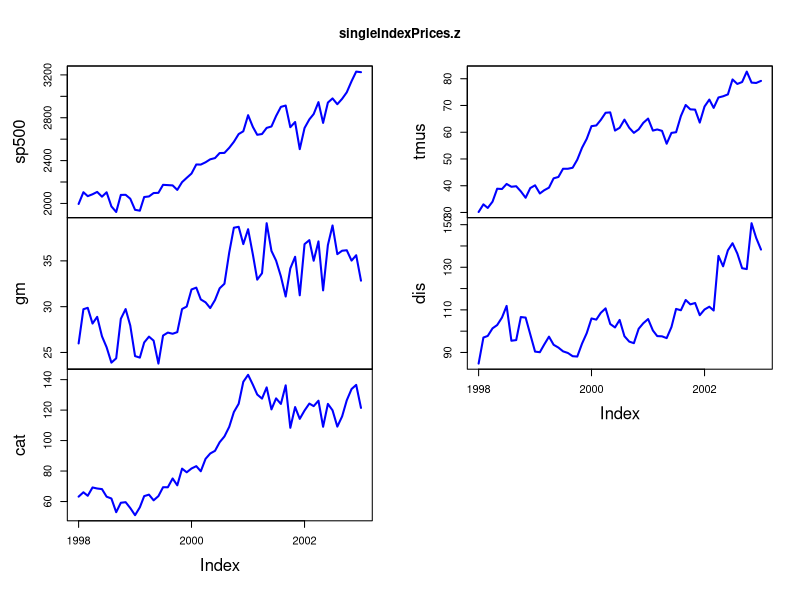
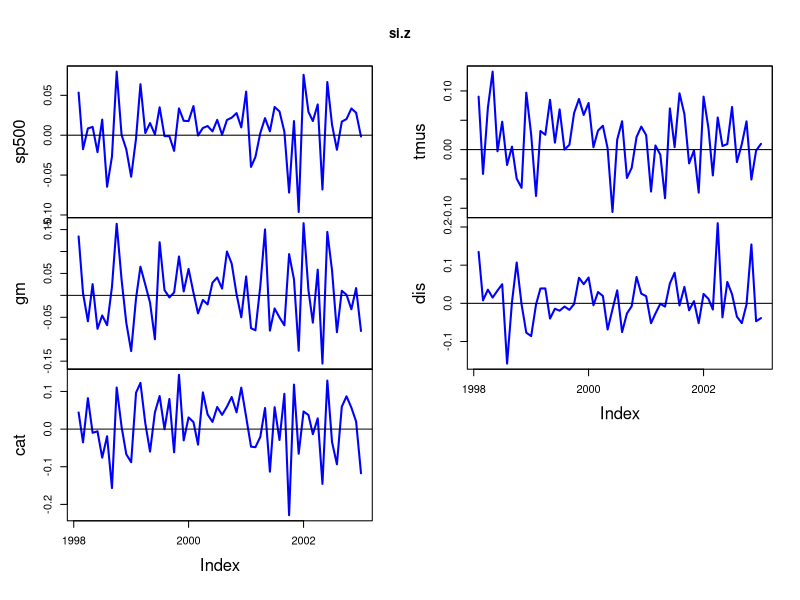
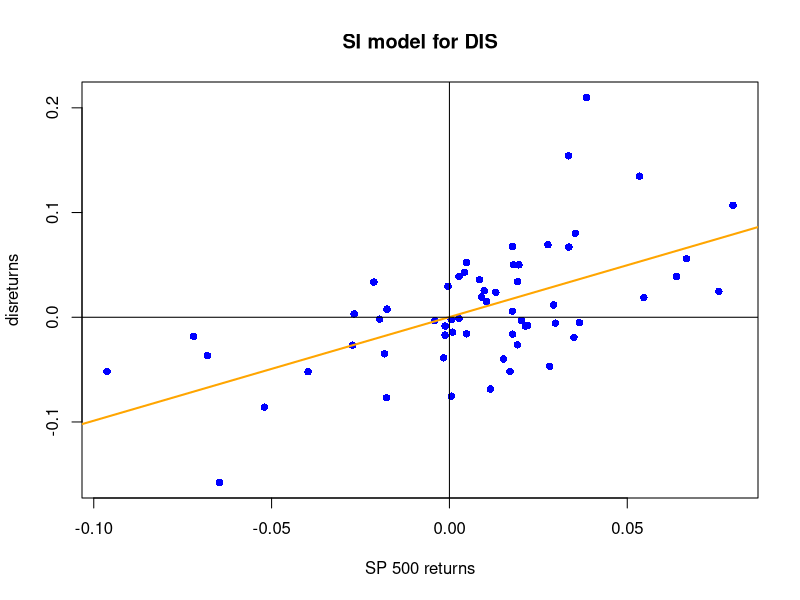
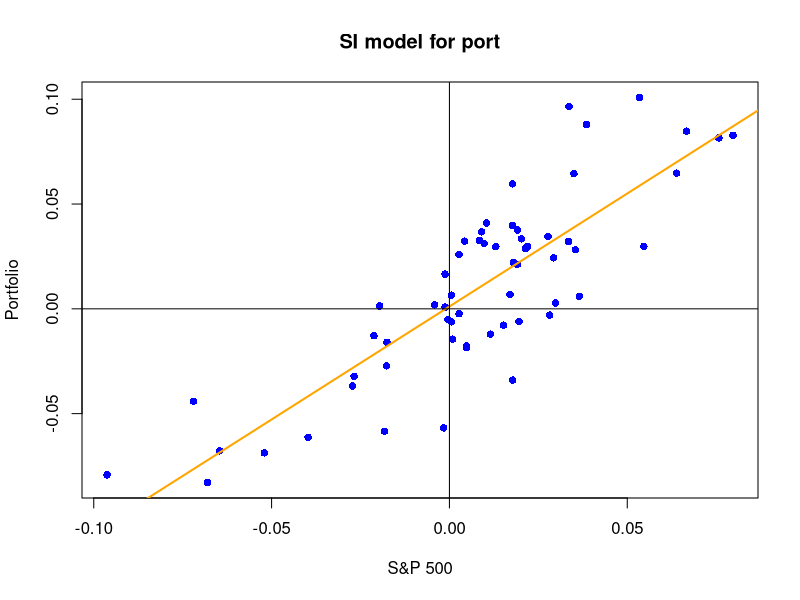

Write the R code that produced these figures, in order.
# script file SI Model calculations
#
#
# Comments:
# Data for the lab are in the Excel file singleIndexPrices.csv, which contains monthly prices on Boeing, Nordstrom, Starbucks and Microsoft stocks as 
# well as returns on the S&P 500 index.
#
#Download the R codes and change the directory as you did before
# 

options(digits=4, width=70)
# load zoo package
library(zoo)

# setwd("Your Own Directory")

singleIndexPrices.df = read.csv(file="jason.csv", 
                   header=TRUE, stringsAsFactors=FALSE)

colnames(singleIndexPrices.df)


# Create zoo object from data and dates in singleIndexPrices.df
#
td = seq(as.Date("1998-01-01"), as.Date("2003-01-01"), by="months")
singleIndexPrices.z = zoo(singleIndexPrices.df[,-1], td)

my.panel <- function(...) {
  lines(...)
  abline(h=0)
}                              
plot(singleIndexPrices.z, lwd=2, col="blue")
#
# create returns
#
si.z = diff(log(singleIndexPrices.z))
lab8.df = as.data.frame(si.z)
head(lab8.df)

# returns excluding market
ret.mat = as.matrix(lab8.df[,-1])

# plot returns over full sample
plot(si.z, panel=my.panel, lwd=2, col="blue")

#
# compute alphas and betas using descriptive statistics
#

ret.mat = as.matrix(lab8.df)
muhat.vals = colMeans(lab8.df)
cov.mat = var(ret.mat)
beta.vals = cov.mat[,1]/cov.mat[1,1]
alpha.vals = muhat.vals[-1] - beta.vals[-1]*muhat.vals["sp500"]
beta.vals
alpha.vals
#
#
# Create timePlots of data
#


# Analysis of Single Index Model
#

# estimate SI model for Microsoft
gm.fit = lm(gm~sp500,data=lab8.df)
class(gm.fit)
names(gm.fit)

cat.fit = lm(cat~sp500,data=lab8.df)
class(cat.fit)
names(cat.fit)

tmus.fit = lm(tmus~sp500,data=lab8.df)
class(tmus.fit)
names(tmus.fit)

dis.fit = lm(dis~sp500,data=lab8.df)
class(dis.fit)
names(dis.fit)

# show regression output using print and summary methods

#for gm
gm.fit
summary(gm.fit)
# 95% confidence intervals
confint(gm.fit, level=0.95)

#for cat 
cat.fit
summary(cat.fit)
# 95% confidence intervals
confint(cat.fit, level=0.95)

#for t-mobile
tmus.fit
summary(tmus.fit)
# 95% confidence intervals
confint(tmus.fit, level=0.95)

#for disney
dis.fit
summary(dis.fit)
# 95% confidence intervals
confint(dis.fit, level=0.95)


#
# Analysis of Single Index Model
#
 
# create scatterplot with regression line
plot(lab8.df$sp500,lab8.df$dis,main="SI model for DIS", pch=16, col="blue", lwd=2,
     xlab="SP 500 returns", ylab="disreturns")	# create scatterplot
abline(dis.fit, lwd=2, col="orange")							# add regression line
abline(h=0,v=0)

# do the same thing as above for the other assets: sbux, boeing and nord: these will correspond to question 1
# note Residual standard error is the estimation of the squar root of error variance (see 1.(d))

gm.fit = lm(gm~sp500,data=lab8.df)
tmus.fit = lm(tmus~sp500,data=lab8.df)
dis.fit = lm(dis~sp500,data=lab8.df)
cat.fit = lm(dis~sp500,data=lab8.df)

#
# For the above, repeat the summary and graphical analysis you did for msft
#


#
# Estimate SI model for equally weighted portfolio
#

# create equally weighted portfolio 
# and add to data frame lab8.df
port = (lab8.df$cat + lab8.df$tmus + lab8.df$dis + lab8.df$gm)/4
lab8.df$port = port
colnames(lab8.df)

# estimate SI model for equally weighted portfolio
port.fit = lm(port~sp500,data=lab8.df)

# show regression output
summary(port.fit)
confint(port.fit, level=0.95)

# create scatterplot with regression line
plot(lab8.df$sp500,lab8.df$port,main="SI model for port",
     pch=16, lwd=2, col="blue", xlab="S&P 500", ylab="Portfolio")	
abline(port.fit, lwd=2, col="orange")									# add regression line
abline(h=0,v=0)

#
# compute covariance matrix implied by single index model
#

# Ex: use coef extractor function to get regression coefficients
coef(cat.fit)

# extract estimated betas for each stock
gm.beta = coef(gm.fit)[2]
tmus.beta = coef(tmus.fit)[2]
dis.beta = coef(dis.fit)[2]
cat.beta = coef(cat.fit)[2]

# create vector of betas
beta.vec = c(gm.beta,tmus.beta,dis.beta,cat.beta)
names(beta.vec) = c("GM","TMUS","DIS","CAT")
beta.vec

# compute variance of market

sig2.sp500 = var(lab8.df$sp500)
sig2.sp500

# compute var(Rm)*beta*beta'

cov.market = sig2.sp500*(beta.vec%*%t(beta.vec))
cov.market

# compute residual variances
# note: use residuals extractor function to get OLS residuals
residuals(gm.fit)
residuals(cat.fit)
residuals(tmus.fit)
residuals(dis.fit)



sig2e.gm = var(residuals(gm.fit))
sig2e.cat = var(residuals(cat.fit))
sig2e.tmus = var(residuals(tmus.fit))
sig2e.dis = var(residuals(dis.fit))

D.mat = diag(c(sig2e.gm,sig2e.cat,sig2e.tmus,sig2e.dis))
D.mat

# compute si covariance matrix

cov.si = cov.market + D.mat

# compare with sample covariance matrix
cov.hat = var(lab8.df[,3:6])
cov.si
cov.hat
cov.si - cov.hat

# compute si correlation matrix

cor.si = cov2cor(cov.si)

# compare with sample correlation matrix
cor.hat = cor(lab8.df[,3:6])
cor.si
cor.hat
cor.si - cor.hat
